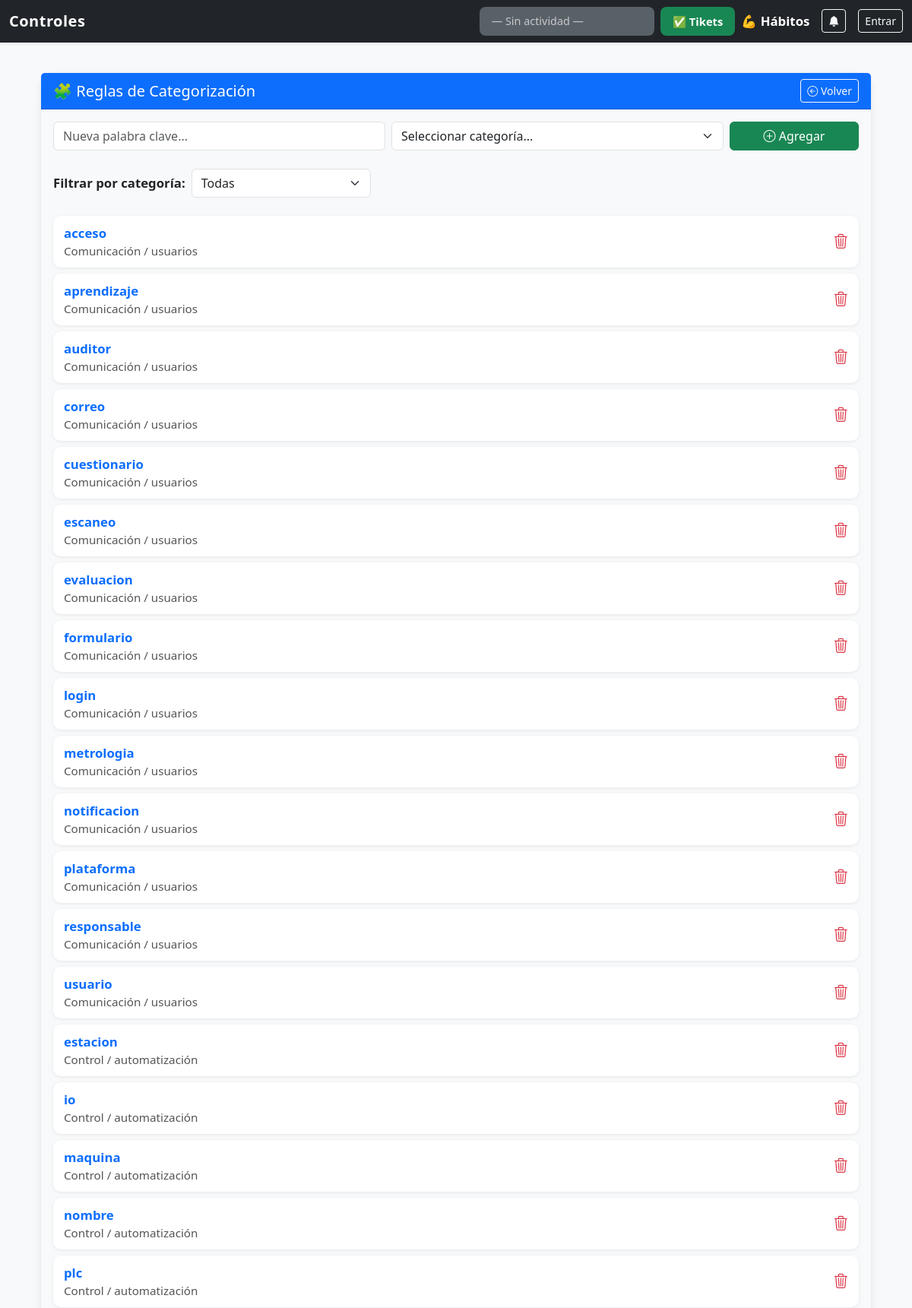
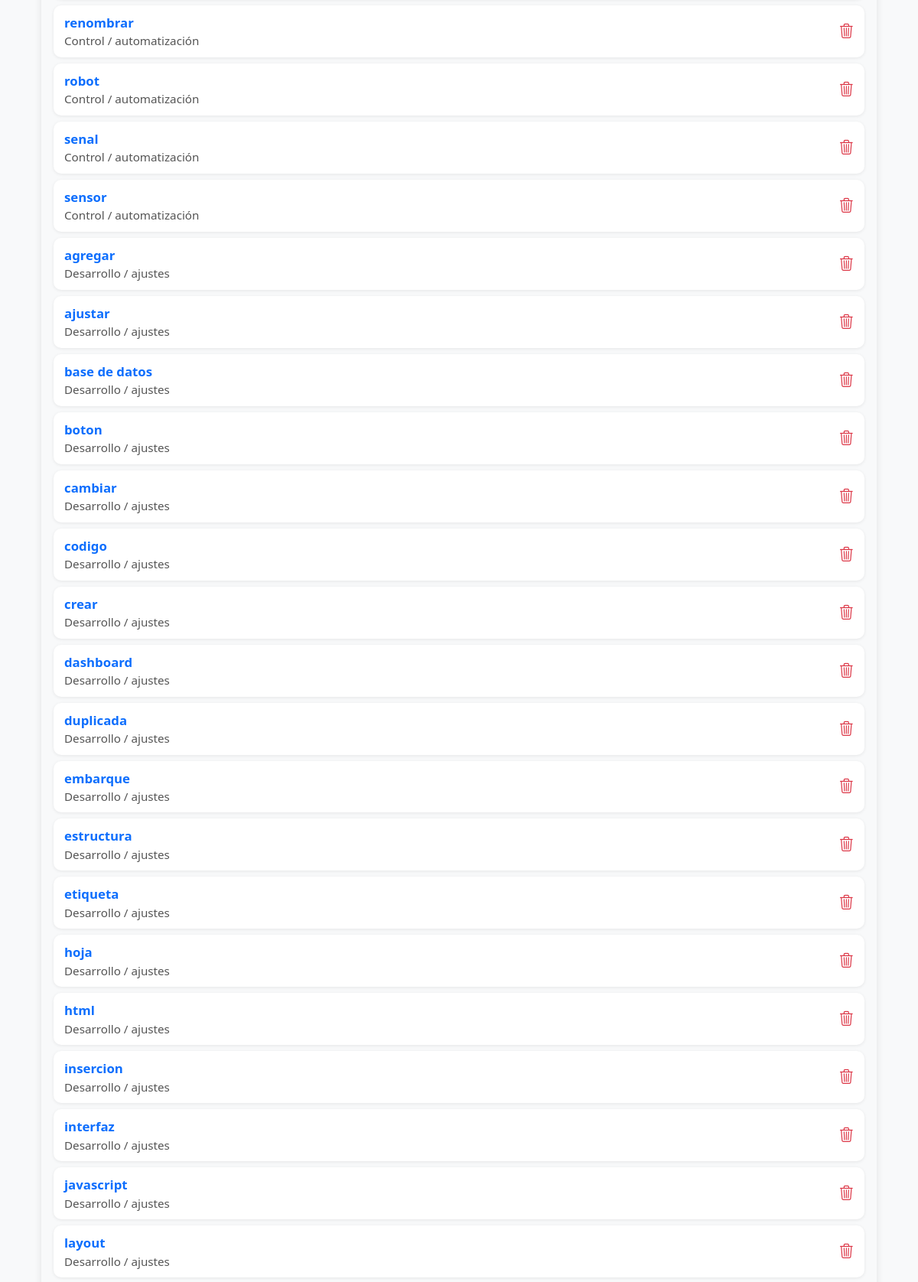
The app's page /admin/categoria-reglas (upper part) with its own data (2 pictures, top to bottom).
### tables this page shows
CREATE TABLE categoria_reglas (
    id INTEGER PRIMARY KEY AUTOINCREMENT,
    palabra TEXT NOT NULL,
    categoria TEXT NOT NULL
);

### routes/main_routes.py (the view, shortened to what this page needs)
@main_bp.route("/admin/categoria-reglas", methods=["GET", "POST"])
def categoria_reglas_admin():
    db = get_db(current_app)
    cur = db.cursor()
    eliminar_id = request.args.get("delete")
    if eliminar_id:
        cur.execute("DELETE FROM categoria_reglas WHERE id = ?;", (eliminar_id,))
        db.commit()
        flash("🗑️ Palabra eliminada correctamente.", "info")
        return redirect(url_for("main.categoria_reglas_admin"))
    cur.execute("SELECT id, categoria FROM categoria_reglas;")
    filas = cur.fetchall()
    for f in filas:
        cat = (f["categoria"] or "").strip().lower()
        if not cat:
            continue
        cat = cat.replace("  ", " ").replace(" /", "/").replace("/ ", "/")
        cat = cat.replace("/", " / ").strip()
        cat = " / ".join([p.capitalize().strip() for p in cat.split("/")])
        cur.execute("UPDATE categoria_reglas SET categoria = ? WHERE id = ?;", (cat, f["id"]))
    db.commit()
    cur.execute("""
        SELECT DISTINCT categoria
        FROM categoria_reglas
        WHERE categoria IS NOT NULL AND categoria != ''
        ORDER BY LOWER(categoria);
    """)
    categorias_existentes = sorted(set([r["categoria"].strip() for r in cur.fetchall()]))
    categoria_filtro = request.args.get("categoria")
    if categoria_filtro and categoria_filtro != "Todas":
        cur.execute("""
            SELECT id, palabra, categoria
            FROM categoria_reglas
            WHERE categoria = ?
            ORDER BY palabra;
        """, (categoria_filtro,))
    else:
        cur.execute("""
            SELECT id, palabra, categoria
            FROM categoria_reglas
            ORDER BY categoria, palabra;
        """)
    reglas = cur.fetchall()
    return render_template(
        "admin_categoria_reglas.html",
        reglas=reglas,
        categorias_existentes=categorias_existentes,
        categoria_filtro=categoria_filtro
    )

### models/db.py (called while the page is built, shortened)
def resolve_database_path(app):
    if app and app.config.get("DATABASE"):
        return app.config["DATABASE"]

def get_db(app):
    if "db" not in g:
        db_path = resolve_database_path(app)
        os.makedirs(os.path.dirname(db_path), exist_ok=True)
        g.db = sqlite3.connect(db_path, check_same_thread=False)
        g.db.row_factory = sqlite3.Row
    return g.db

### templates/admin_categoria_reglas.html (shortened to what this page needs)
{% extends "base.html" %}
{% block content %}
<div class="container mt-4">
    <div class="card card-reglas">
        <div class="card-header bg-primary text-white d-flex justify-content-between align-items-center">
            <h5 class="mb-0">🧩 Reglas de Categorización</h5>
            <a href="{{ url_for('main.ajustes') }}" class="btn btn-outline-light btn-sm">
                <i class="bi bi-arrow-left-circle"></i> Volver
            </a>
        </div>
        <div class="card-body bg-light">
            <form method="post" class="row g-2 mb-4">
                <div class="col-md-5">
                    <input type="text" name="palabra" placeholder="Nueva palabra clave..." class="form-control"
                        required>
                </div>
                <div class="col-md-5">
                    <select name="categoria" class="form-select" required>
                        <option value="">Seleccionar categoría...</option>
                    </select>
                </div>
                <div class="col-md-2 text-end">
                    <button class="btn btn-success w-100" type="submit">
                        <i class="bi bi-plus-circle"></i> Agregar
                    </button>
                </div>
            </form>
            <form method="get" class="mb-4 d-flex align-items-center gap-2">
                <label class="fw-bold">Filtrar por categoría:</label>
                <select name="categoria" class="form-select w-auto" onchange="this.form.submit()">
                    <option value="Todas" {% if not categoria_filtro or categoria_filtro=='Todas' %}selected{% endif %}>
                        Todas</option>
                </select>
            </form>
            {% if reglas %}
            {% for r in reglas %}
            <div class="regla-row">
                <div>
                    <div class="regla-palabra">{{ r.palabra }}</div>
                    <div class="regla-categoria">{{ r.categoria }}</div>
                </div>
                <a href="{{ url_for('main.categoria_reglas_admin', delete=r.id) }}" class="btn-delete" title="Eliminar">
                    <i class="bi bi-trash3"></i>
                </a>
            </div>
            {% endfor %}
            {% else %}
            <p class="text-muted">No hay reglas registradas para esta categoría.</p>
            {% endif %}
        </div>
    </div>
</div>
{% endblock %}

### templates/base.html (style rules this page uses)
body { background-color: #f8f9fa; font-size: 1.05rem; touch-action: manipulation; }

### templates/admin_categoria_reglas.html (style rules this page uses)
.card-reglas { border: none; border-radius: 16px; box-shadow: 0 3px 10px rgba(0, 0, 0, 0.1); }
.regla-row { display: flex; justify-content: space-between; align-items: center; background: white; border-radius: 10px; padding: 10px 14px; margin-bottom: 8px; box-shadow: 0 1px 4px rgba(0, 0, 0, 0.08); transition: transform 0.15s; }
.regla-palabra { font-weight: 600; color: #0d6efd; }
.regla-categoria { font-size: 0.95rem; color: #555; }
.btn-delete { color: #dc3545; border: none; background: transparent; font-size: 1.2rem; }

### records on screen
categoria_reglas: palabra "acceso", categoria "Comunicación / usuarios"
categoria_reglas: palabra "aprendizaje", categoria "Comunicación / usuarios"
categoria_reglas: palabra "auditor", categoria "Comunicación / usuarios"
categoria_reglas: palabra "correo", categoria "Comunicación / usuarios"
categoria_reglas: palabra "cuestionario", categoria "Comunicación / usuarios"
categoria_reglas: palabra "escaneo", categoria "Comunicación / usuarios"
categoria_reglas: palabra "evaluacion", categoria "Comunicación / usuarios"
categoria_reglas: palabra "formulario", categoria "Comunicación / usuarios"
categoria_reglas: palabra "login", categoria "Comunicación / usuarios"
categoria_reglas: palabra "metrologia", categoria "Comunicación / usuarios"
categoria_reglas: palabra "notificacion", categoria "Comunicación / usuarios"
categoria_reglas: palabra "plataforma", categoria "Comunicación / usuarios"
categoria_reglas: palabra "responsable", categoria "Comunicación / usuarios"
categoria_reglas: palabra "usuario", categoria "Comunicación / usuarios"
categoria_reglas: palabra "estacion", categoria "Control / automatización"
categoria_reglas: palabra "io", categoria "Control / automatización"
categoria_reglas: palabra "maquina", categoria "Control / automatización"
categoria_reglas: palabra "nombre", categoria "Control / automatización"
categoria_reglas: palabra "plc", categoria "Control / automatización"
categoria_reglas: palabra "renombrar", categoria "Control / automatización"
categoria_reglas: palabra "robot", categoria "Control / automatización"
categoria_reglas: palabra "senal", categoria "Control / automatización"
categoria_reglas: palabra "sensor", categoria "Control / automatización"
categoria_reglas: palabra "agregar", categoria "Desarrollo / ajustes"
categoria_reglas: palabra "ajustar", categoria "Desarrollo / ajustes"
categoria_reglas: palabra "base de datos", categoria "Desarrollo / ajustes"
categoria_reglas: palabra "boton", categoria "Desarrollo / ajustes"
categoria_reglas: palabra "cambiar", categoria "Desarrollo / ajustes"
categoria_reglas: palabra "codigo", categoria "Desarrollo / ajustes"
categoria_reglas: palabra "crear", categoria "Desarrollo / ajustes"
categoria_reglas: palabra "dashboard", categoria "Desarrollo / ajustes"
categoria_reglas: palabra "duplicada", categoria "Desarrollo / ajustes"
categoria_reglas: palabra "embarque", categoria "Desarrollo / ajustes"
categoria_reglas: palabra "estructura", categoria "Desarrollo / ajustes"
categoria_reglas: palabra "etiqueta", categoria "Desarrollo / ajustes"
categoria_reglas: palabra "hoja", categoria "Desarrollo / ajustes"
categoria_reglas: palabra "html", categoria "Desarrollo / ajustes"
categoria_reglas: palabra "insercion", categoria "Desarrollo / ajustes"
categoria_reglas: palabra "interfaz", categoria "Desarrollo / ajustes"
categoria_reglas: palabra "javascript", categoria "Desarrollo / ajustes"
categoria_reglas: palabra "layout", categoria "Desarrollo / ajustes"
